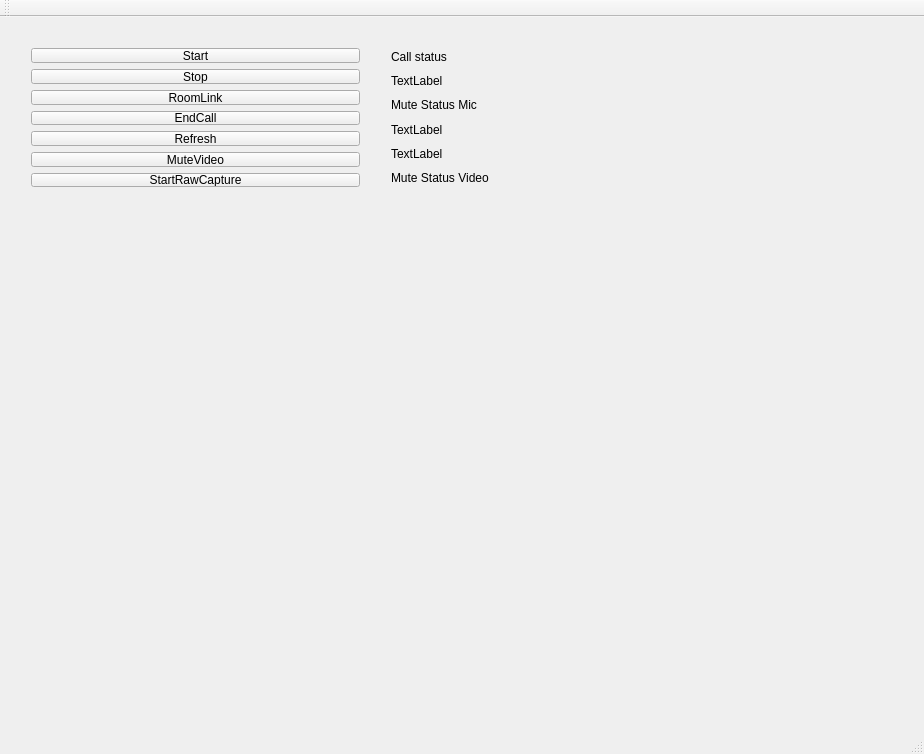
<?xml version="1.0" encoding="UTF-8"?>
<ui version="4.0">
 <class>MainWindow</class>
 <widget class="QMainWindow" name="MainWindow">
  <property name="geometry">
   <rect>
    <x>0</x>
    <y>0</y>
    <width>924</width>
    <height>754</height>
   </rect>
  </property>
  <property name="windowTitle">
   <string>MainWindow</string>
  </property>
  <widget class="QWidget" name="centralWidget">
   <widget class="QWidget" name="gridLayoutWidget">
    <property name="geometry">
     <rect>
      <x>20</x>
      <y>20</y>
      <width>351</width>
      <height>161</height>
     </rect>
    </property>
    <layout class="QGridLayout" name="gridLayout">
     <item row="1" column="0">
      <widget class="QPushButton" name="pushButton_Stop">
       <property name="text">
        <string>Stop</string>
       </property>
      </widget>
     </item>
     <item row="2" column="0">
      <widget class="QPushButton" name="pushButtonRoomLink">
       <property name="text">
        <string>RoomLink</string>
       </property>
      </widget>
     </item>
     <item row="3" column="0">
      <widget class="QPushButton" name="pushButtonEndCall">
       <property name="text">
        <string>EndCall</string>
       </property>
      </widget>
     </item>
     <item row="0" column="0">
      <widget class="QPushButton" name="pushButtonStart">
       <property name="enabled">
        <bool>true</bool>
       </property>
       <property name="text">
        <string>Start</string>
       </property>
      </widget>
     </item>
     <item row="4" column="0">
      <widget class="QPushButton" name="pushButtonRefresh">
       <property name="text">
        <string>Refresh</string>
       </property>
      </widget>
     </item>
     <item row="6" column="0">
      <widget class="QPushButton" name="pushButtonCaptureRaw">
       <property name="text">
        <string>StartRawCapture</string>
       </property>
      </widget>
     </item>
     <item row="5" column="0">
      <widget class="QPushButton" name="pushButtonMuteVideo">
       <property name="text">
        <string>MuteVideo</string>
       </property>
      </widget>
     </item>
    </layout>
   </widget>
   <widget class="QWidget" name="gridLayoutWidget_2">
    <property name="geometry">
     <rect>
      <x>380</x>
      <y>20</y>
      <width>521</width>
      <height>161</height>
     </rect>
    </property>
    <layout class="QGridLayout" name="gridLayout_2">
     <item row="2" column="0">
      <widget class="QLabel" name="label_CallStatus">
       <property name="text">
        <string>TextLabel</string>
       </property>
      </widget>
     </item>
     <item row="6" column="0">
      <widget class="QLabel" name="label_3">
       <property name="text">
        <string>Mute Status Video</string>
       </property>
      </widget>
     </item>
     <item row="5" column="0">
      <widget class="QLabel" name="label_MuteStatusVideo">
       <property name="text">
        <string>TextLabel</string>
       </property>
      </widget>
     </item>
     <item row="4" column="0">
      <widget class="QLabel" name="label_MuteStatusMic">
       <property name="text">
        <string>TextLabel</string>
       </property>
      </widget>
     </item>
     <item row="3" column="0">
      <widget class="QLabel" name="label_2">
       <property name="text">
        <string>Mute Status Mic</string>
       </property>
      </widget>
     </item>
     <item row="1" column="0">
      <widget class="QLabel" name="label">
       <property name="text">
        <string>Call status</string>
       </property>
      </widget>
     </item>
    </layout>
   </widget>
   <widget class="MyGlCanvas" name="openGLWidget1" native="true">
    <property name="geometry">
     <rect>
      <x>20</x>
      <y>190</y>
      <width>320</width>
      <height>180</height>
     </rect>
    </property>
   </widget>
   <widget class="MyGlCanvas" name="openGLWidget2" native="true">
    <property name="geometry">
     <rect>
      <x>380</x>
      <y>190</y>
      <width>320</width>
      <height>180</height>
     </rect>
    </property>
   </widget>
   <widget class="MyGlCanvas" name="openGLWidget3" native="true">
    <property name="geometry">
     <rect>
      <x>20</x>
      <y>450</y>
      <width>320</width>
      <height>180</height>
     </rect>
    </property>
   </widget>
   <widget class="MyGlCanvas" name="openGLWidget4" native="true">
    <property name="geometry">
     <rect>
      <x>380</x>
      <y>450</y>
      <width>320</width>
      <height>180</height>
     </rect>
    </property>
   </widget>
  </widget>
  <widget class="QMenuBar" name="menuBar">
   <property name="geometry">
    <rect>
     <x>0</x>
     <y>0</y>
     <width>924</width>
     <height>21</height>
    </rect>
   </property>
  </widget>
  <widget class="QToolBar" name="mainToolBar">
   <attribute name="toolBarArea">
    <enum>TopToolBarArea</enum>
   </attribute>
   <attribute name="toolBarBreak">
    <bool>false</bool>
   </attribute>
  </widget>
  <widget class="QStatusBar" name="statusBar"/>
 </widget>
 <layoutdefault spacing="6" margin="11"/>
 <customwidgets>
  <customwidget>
   <class>MyGlCanvas</class>
   <extends>QWidget</extends>
   <header>myglcanvas.h</header>
  </customwidget>
 </customwidgets>
 <resources/>
 <connections/>
</ui>
